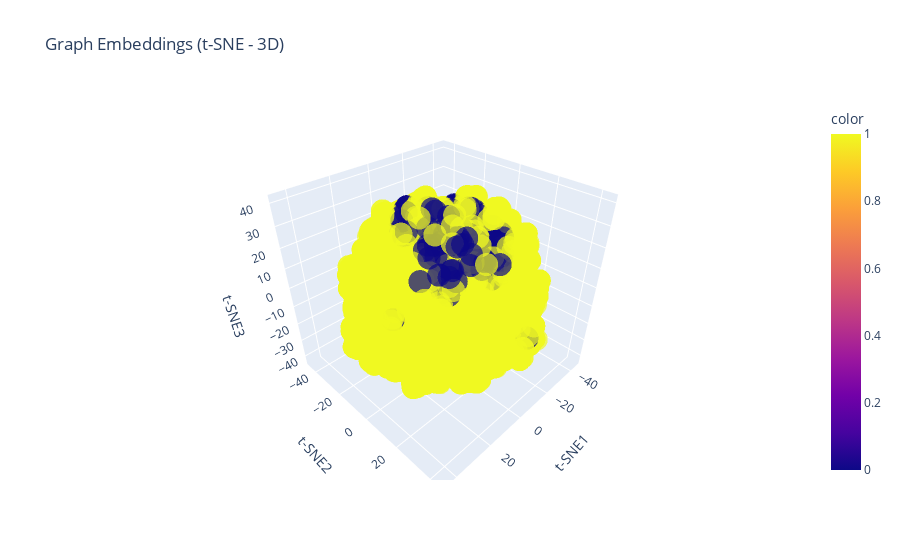

The notebook cell this image was saved under:
### Markdown cell above
### t-SNE (3D)

### Code cell
tsne3d = TSNE(n_components=3, perplexity=min(30, len(embeddings)-1), random_state=42)
emb_tsne3d = tsne3d.fit_transform(embeddings)

fig = px.scatter_3d(
    x=emb_tsne3d[:,0], y=emb_tsne3d[:,1], z=emb_tsne3d[:,2],

    color=labels if labels is not None else None,
    
    title="Graph Embeddings (t-SNE - 3D)",
    labels={"x": "t-SNE1", "y": "t-SNE2", "z": "t-SNE3"},
    opacity=0.7
)
fig.show()

### Figure 1 — Plotly figure (JSON) as saved in the notebook; plotly's stock layout.template omitted (floating-point values rounded to 4 significant figures; data arrays with more than 128 entries replaced by an {"elided": "..."} marker saying what was removed)
{"data": [{"hovertemplate": "t-SNE1=%{x}<br>t-SNE2=%{y}<br>t-SNE3=%{z}<br>color=%{marker.color}<extra></extra>", "legendgroup": "", "marker": {"color": {"elided": "35610 int values"}, "coloraxis": "coloraxis", "opacity": 0.7, "symbol": "circle"}, "mode": "markers", "name": "", "scene": "scene", "showlegend": false, "type": "scatter3d", "x": {"elided": "35610 float values"}, "y": {"elided": "35610 float values"}, "z": {"elided": "35610 float values"}}], "layout": {"coloraxis": {"colorbar": {"title": {"text": "color"}}, "colorscale": [[0, "#0d0887"], [0.1111, "#46039f"], [0.2222, "#7201a8"], [0.3333, "#9c179e"], [0.4444, "#bd3786"], [0.5556, "#d8576b"], [0.6667, "#ed7953"], [0.7778, "#fb9f3a"], [0.8889, "#fdca26"], [1, "#f0f921"]]}, "legend": {"tracegroupgap": 0}, "scene": {"domain": {"x": [0, 1], "y": [0, 1]}, "xaxis": {"title": {"text": "t-SNE1"}}, "yaxis": {"title": {"text": "t-SNE2"}}, "zaxis": {"title": {"text": "t-SNE3"}}}, "title": {"text": "Graph Embeddings (t-SNE - 3D)"}}}
